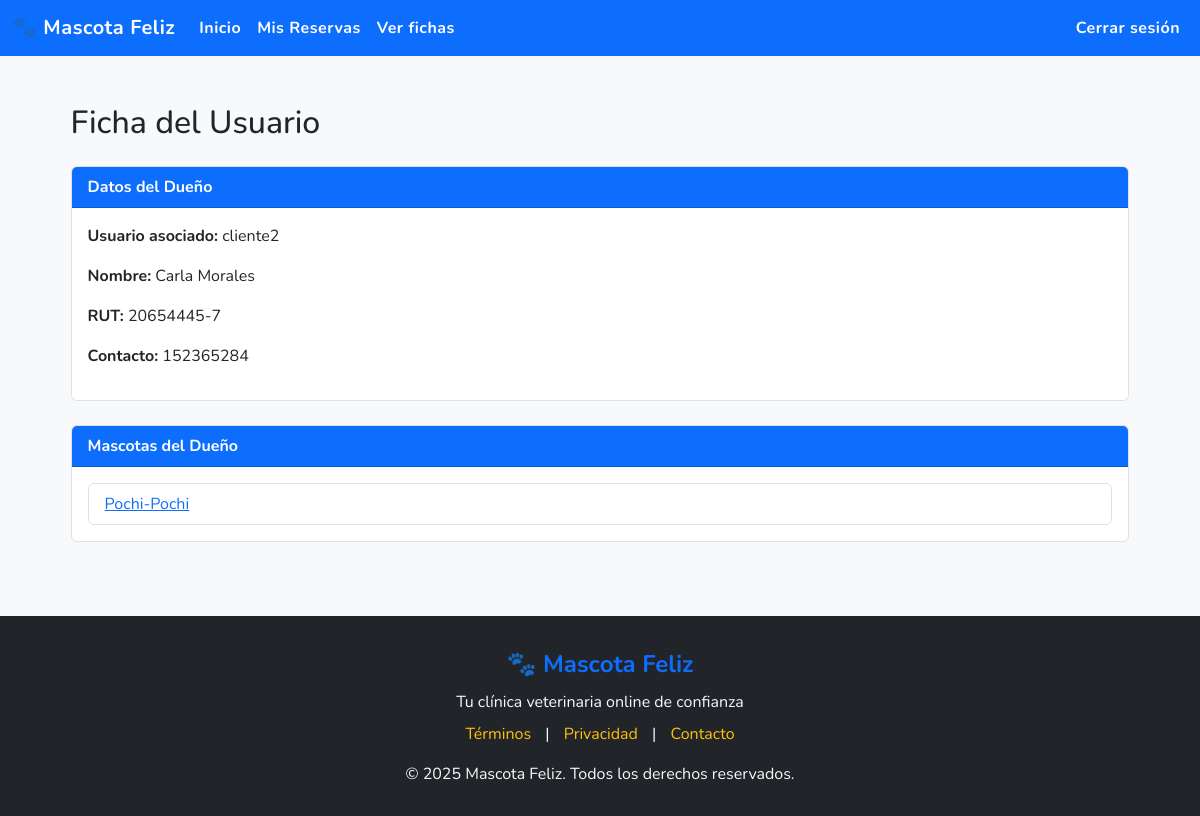
The app's page /dueno/6/ (signed in) with its own data.
### core/models.py (models this page shows, shortened)
class Usuario(AbstractUser):
    TIPOS = [
        ('operador', 'Operador de agenda'),
        ('cliente', 'Cliente'),
        ('recepcion', 'Recepción'),
        ('veterinario', 'Veterinario'),
        ('estilista', 'Estilista'),
        ('ventas', 'Vendedor'),
        ('administrador', 'Administrador'),
        ('ventas', 'Ventas'),
    ]
    tipo_usuario = models.CharField(max_length=20, choices=TIPOS, default='cliente')

class Dueno(models.Model):
    rut = models.CharField(max_length=12, unique=True)
    usuario = models.OneToOneField(Usuario, on_delete=models.CASCADE, limit_choices_to={'tipo_usuario': 'cliente'})
    nombre = models.CharField(max_length=100)
    contacto = models.CharField(max_length=20)
    direccion = models.CharField(max_length=255)

class Mascota(models.Model):
    SEXO_CHOICES = [
        ('macho', 'Macho'),
        ('hembra', 'Hembra'),
    ]
    ESPECIE_CHOICES = [
        ('perro', 'Perro'),
        ('gato', 'Gato'),
    ]
    dueno = models.ForeignKey(Dueno, on_delete=models.CASCADE, related_name='mascotas')
    nombre = models.CharField(max_length=100)
    chip = models.CharField(max_length=30, blank=True, null=True)
    raza = models.CharField(max_length=100)
    color = models.CharField(max_length=50)
    sexo = models.CharField(max_length=10, choices=SEXO_CHOICES, default='macho')
    especie = models.CharField(max_length=20, choices=ESPECIE_CHOICES, default='perro')
    fecha_nacimiento = models.DateField(null=True, blank=True)

### app/views.py (the view)
# urls.py: path('dueno/<int:user>/', views.ver_dueno, name='ver_dueno'),
@login_required
def ver_dueno(request, user):
    usuario = get_object_or_404(Usuario, id=user)
    dueno = Dueno.objects.filter(usuario=user)
    if dueno:
        for dueno in dueno:
            mascotas = Mascota.objects.filter(dueno=dueno)
        context = {
            'usuario': usuario,
            'dueno': dueno,
            'mascotas': mascotas,
        }
    else:
        context = {
            'usuario': usuario
        }
    return render(request, "pages/ver_dueno.html", context)

### app/templates/pages/ver_dueno.html (shortened to what this page needs)
{% extends 'base/base.html' %}
{% block content %}
<div class="container mt-4">
    <h2 class="mb-4">Ficha del Usuario</h2>
    <div class="card mb-4">
        <div class="card-header bg-primary text-white">Datos del Dueño</div>
        <div class="card-body">
            <p><strong>Usuario asociado:</strong> {{ usuario.username }}</p>
            {% if dueno %}
                <p><strong>Nombre:</strong> {{ dueno.nombre }}</p>
                <p><strong>RUT:</strong> {{ dueno.rut }}</p>
                <p><strong>Contacto:</strong> {{ dueno.contacto }}</p>
            {% else %}
                <p>No se encontró dueño asociado.</p>
            {% endif %}
        </div>
    </div>
    <div class="card mb-4">
        <div class="card-header bg-primary text-white">Mascotas del Dueño</div>
        <div class="card-body">
            {% if mascotas %}
                <ul class="list-group">
                    {% for mascota in mascotas %}
                        <li class="list-group-item">
                            <a href="{% url 'ver_mascota' mascota.id %}">{{ mascota.nombre }}</a>
                        </li>
                    {% endfor %}
                </ul>
            {% else %}
                <p>No hay mascotas registradas para este dueño.</p>
            {% endif %}
        </div>
    </div>
</div>
{% endblock %}

### app/templates/base/base.html (style rules this page uses)
html, body { height: 100%; min-height: 100%; }
body { display: flex; flex-direction: column; min-height: 100vh; font-family: 'Nunito', sans-serif; background-color: #f8f9fa; color: #212529; }
.container { max-width: 96%; flex: 1 0 auto; }
.card { background-color: #fff; border: 1px solid #dee2e6; }
.card-header, .table thead th { background-color: #0d6efd; color: #fff; font-weight: 700; }

### records on screen
Usuario: username "cliente2"
Dueno: nombre "Carla Morales", rut "20654445-7", contacto "152365284"
Mascota: nombre "Pochi-Pochi"
